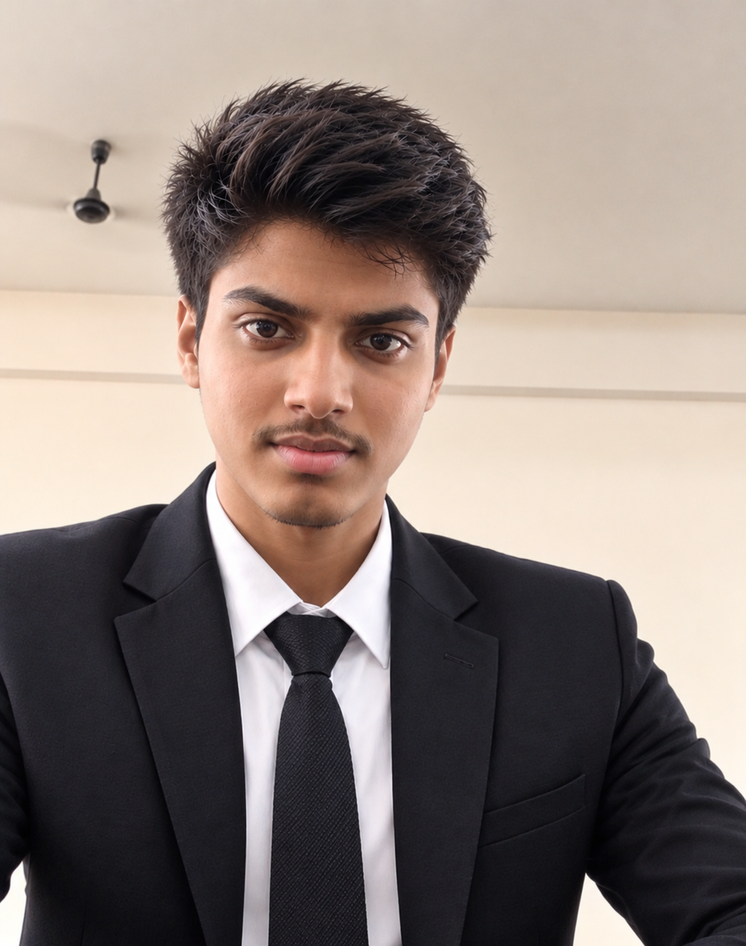
#> input picture Syed1.png, 746 x 946 px, shrunk from 1114 x 1412 before the run, found by its file name
$ jupyter execute 'Image Enhancement Filters.ipynb'   (older library calls are emulated)
#> lines starting #> are read from the running program, lines starting #| are printed output that depends on the picture
## EXP.NO - 05 : IMAGE ENHANCEMENT FILTER USING OPENCV

## NAME : SYED SHAMSHEER ALI .B

## REG.NO : 212225220114

[cell 1]
import cv2
import matplotlib.pyplot as plt
import numpy as np
image1 = cv2.imread(r"C:\Users\syedf\OneDrive\Documents\DIPT\Syed1.png")
#> image1 is the input picture: shape (946, 746, 3); mean B, G, R 122.2, 128.7, 141.3

if image1 is None:
    print("Error: Unable to load image. Check the file path.")
else:
    image2 = cv2.cvtColor(image1, cv2.COLOR_BGR2RGB)
    kernel = np.ones((11, 11), np.float32) / 121
    image3 = cv2.filter2D(image2, -1, kernel)
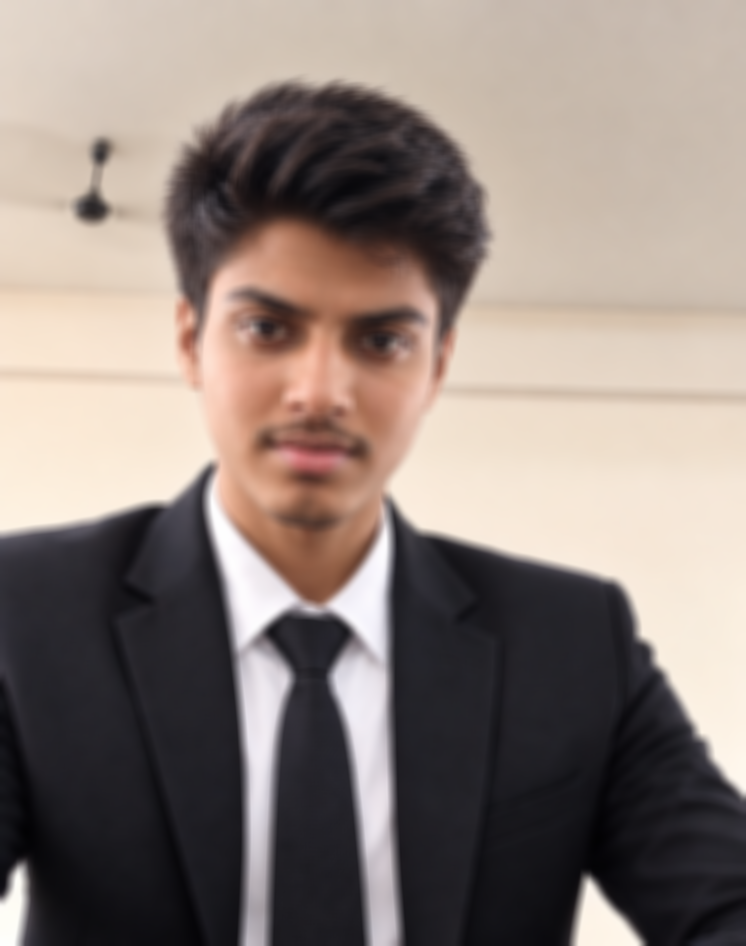
#> image3: shape (946, 746, 3); mean R, G, B 141.3, 128.7, 122.2
    plt.figure(figsize=(12, 6))
    plt.subplot(1, 2, 1)
    plt.imshow(image2)
    plt.title("Original Image")
    plt.axis("off")
    plt.subplot(1, 2, 2)
    plt.imshow(image3)
    plt.title("Average Filtered Image")
    plt.axis("off")
    plt.show()
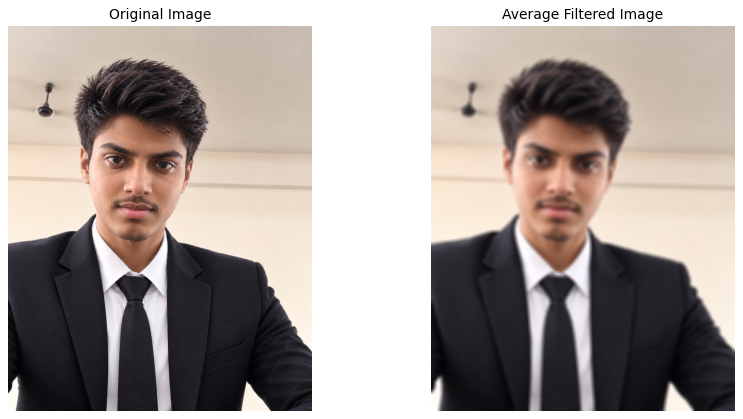
#> figure drawn by matplotlib, 2 panels

[cell 2]
kernel1=np.array([[1,2,1],[2,4,2],[1,2,1]])/16
image2=cv2.cvtColor(image1,cv2.COLOR_BGR2RGB)
image3=cv2.filter2D(image2,-1,kernel1)
plt.subplot(1,2,1)
plt.imshow(image2)
plt.title("Original Image")
plt.axis("off")
plt.subplot(1,2,2)
plt.imshow(image3)
plt.title("Weighted Average Filter Image")
plt.axis("off")
plt.show()
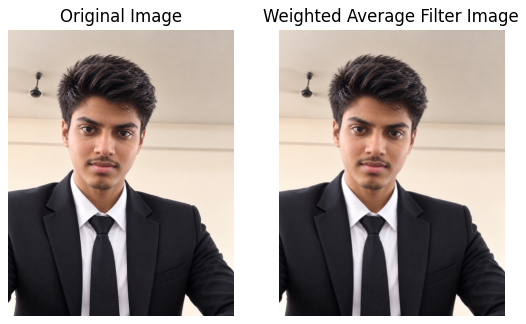
#> figure drawn by matplotlib, 2 panels

[cell 3]
gaussian_blur=cv2.GaussianBlur(image2,(33,33),0,0)
plt.subplot(1,2,1)
plt.imshow(image2)
plt.title("Original Image")
plt.axis("off")
plt.subplot(1,2,2)
plt.imshow(gaussian_blur)
plt.title("Gaussian Blur")
plt.axis("off")
plt.show()
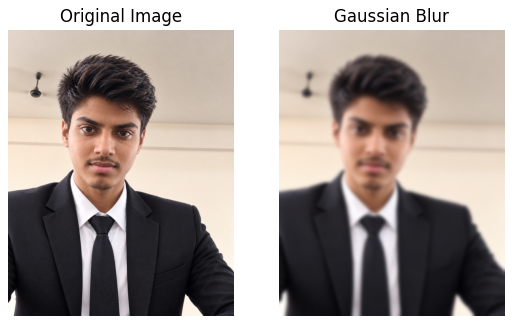
#> figure drawn by matplotlib, 2 panels

[cell 4]
median=cv2.medianBlur(image2,13)
plt.figure(figsize=(9,9))
plt.subplot(1,2,1)
plt.imshow(image2)
plt.title("Original Image")
plt.axis("off")
plt.subplot(1,2,2)
plt.imshow(median)
plt.title("Median Blur")
plt.axis("off")
plt.show()

[cell 5]
kernel2=np.array([[-1,-1,-1],[2,-2,1],[2,1,-1]])
image3=cv2.filter2D(image2,-1,kernel2)
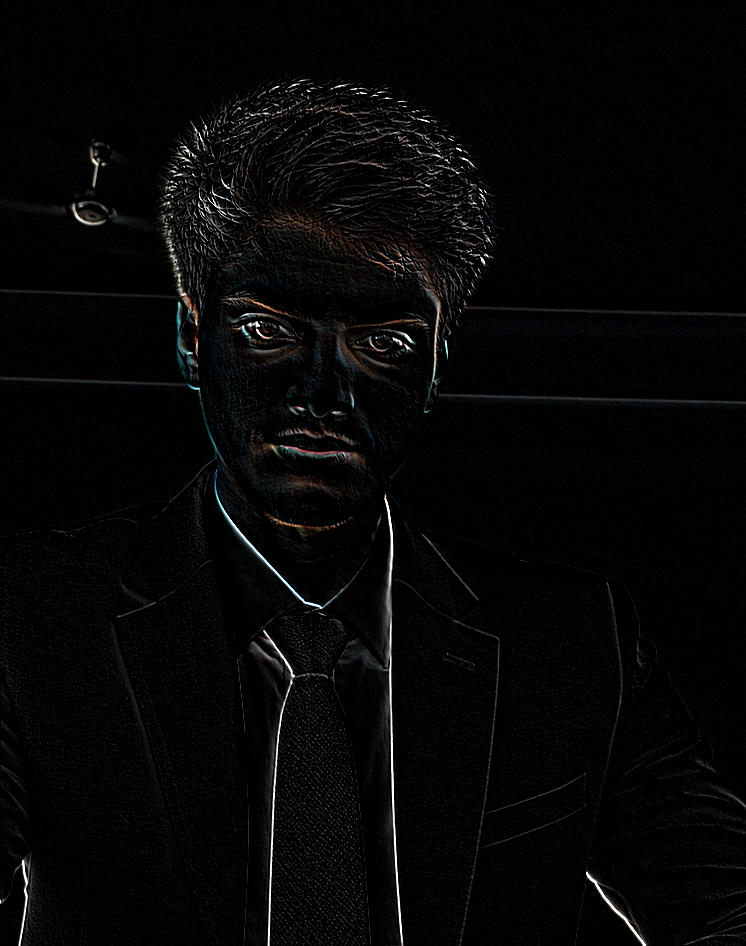
#> image3: shape (946, 746, 3); mean R, G, B 6.2, 6, 6.1
plt.subplot(1,2,1)
plt.imshow(image2)
plt.title("Original Image")
plt.axis("off")
plt.subplot(1,2,2)
plt.imshow(image3)
plt.title("Laplacian Kernel")
plt.axis("off")
plt.show()

[cell 6]
laplacian=cv2.Laplacian(image2,cv2.CV_64F)
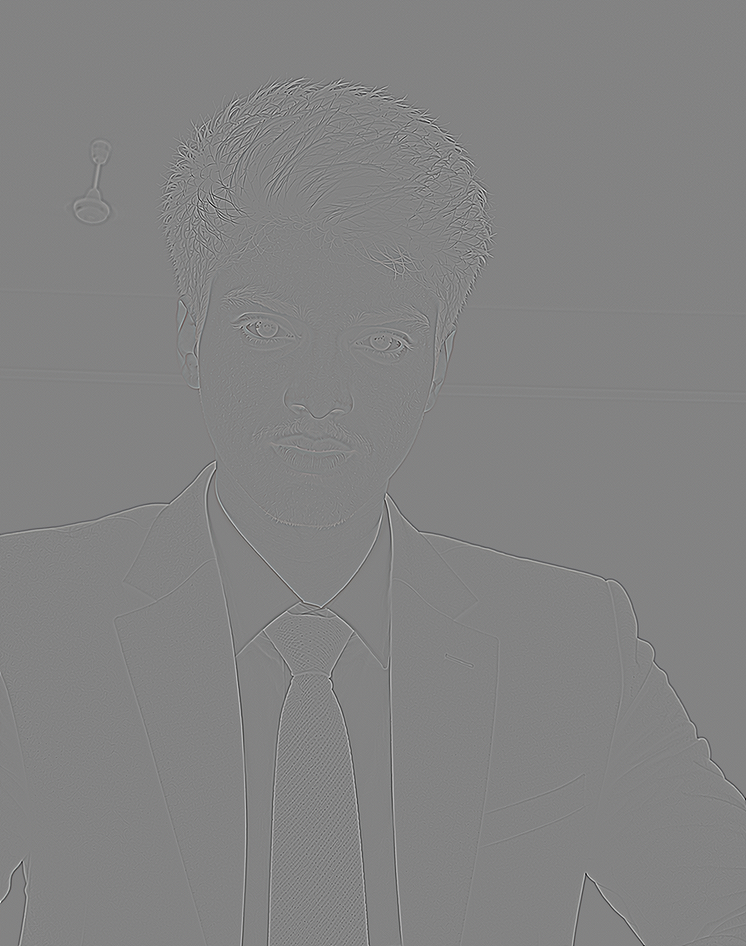
#> laplacian: shape (946, 746, 3) float64; mean R, G, B 0, 0, 0; drawn with min black and max white
plt.subplot(1,2,1)
plt.imshow(image2)
plt.title("Original Image")
plt.axis("off")
plt.subplot(1,2,2)
plt.imshow(laplacian)
plt.title("Laplacian Operator")
plt.axis("off")
plt.show()
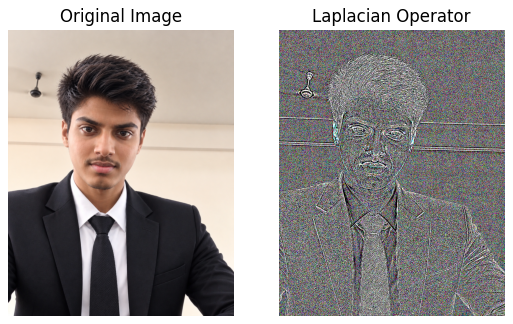
#> figure drawn by matplotlib, 2 panels
